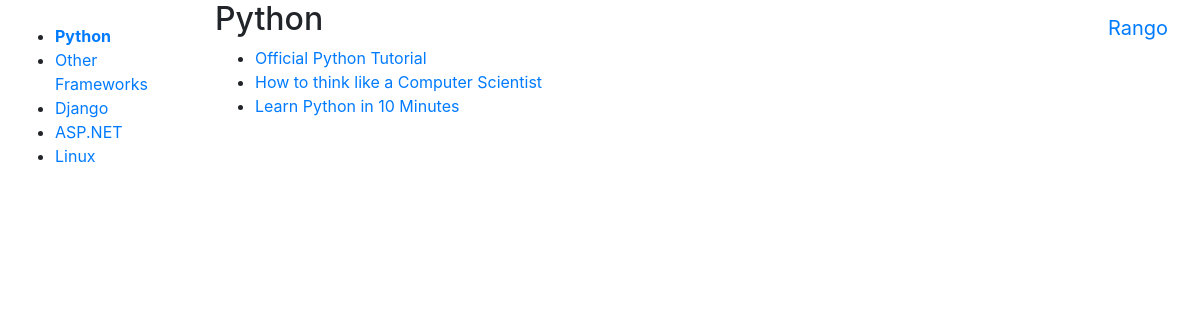
/rango/category/python/, run on an earlier commit of the app's database.
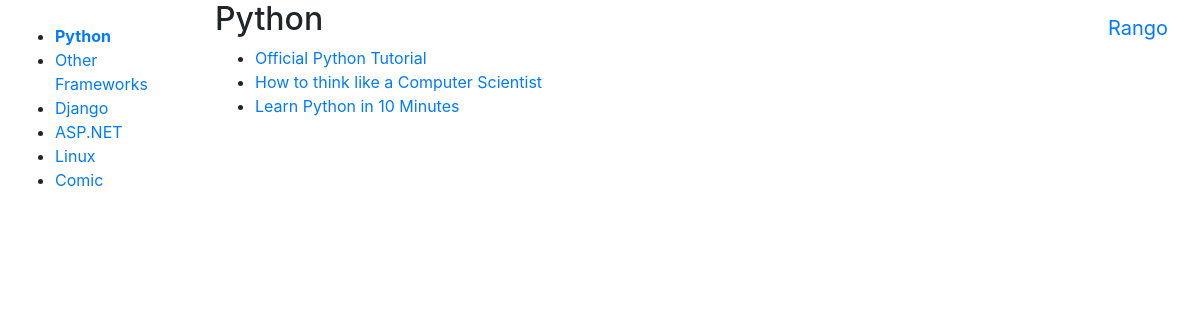
And on a later commit of the database.
### rango/models.py (models this page shows, shortened)
class Category(models.Model):
	name = models.CharField(max_length=128, unique=True)
	views = models.IntegerField(default=0)
	likes = models.IntegerField(default=0)
	slug = models.SlugField(blank=True)
	class Meta:
		verbose_name_plural = 'Categories'

class Page(models.Model):
	category = models.ForeignKey(Category)
	title = models.CharField(max_length=128)
	url = models.URLField()
	views = models.IntegerField(default=0)

### rango/views.py (the view)
def show_category(request, category_name_slug):
	context_dict = {}
	try:
		category = Category.objects.get(slug=category_name_slug)
		pages = Page.objects.filter(category=category)
		context_dict['pages'] = pages
		context_dict['category'] = category
	except Category.DoesNotExist:
		context_dict['pages'] = None
		context_dict['category'] = None
	return render(request, 'rango/category.html', context_dict)

### rango/templatetags/rango_template_tags.py (called while the page is built)
@register.inclusion_tag('rango/cats.html')
def get_category_list(cat=None):
	return {'cats': Category.objects.all(),
		'act_cat': cat}

### templates/rango/category.html (shortened to what this page needs)
{% extends 'rango/base.html' %}
{% load staticfiles %}
{% block body_block %}
	<div>
	{% if category %}
		<h2>{{ category.name }}</h2>
		{% if pages %}
		<ul>
			{% for page in pages %}
				<li><a href="{{ page.url }}">{{ page.title }}</a></li>
			{% endfor %}
		</ul>
		{% else %}
			<strong>There are no pages present</strong>
		{% endif %}
	{% else %}
		<strong>The specified category does not exist!</strong>
	{% endif %}
	</div>
{% endblock %}

### templates/rango/base.html (shortened to what this page needs)
<!DOCTYPE html>
{% load staticfiles %}
{% load rango_template_tags %}
<html lang="en"><head><meta http-equiv="Content-Type" content="text/html; charset=UTF-8">
    <link href="https://maxcdn.bootstrapcdn.com/bootstrap/4.0.0-alpha.6/css/bootstrap.min.css" rel="stylesheet">
    <link href=" http://getbootstrap.com/examples/dashboard/dashboard.css" rel="stylesheet">
  </head>
  <body>
    <nav class="navbar navbar-toggleable-md navbar-inverse fixed-top bg-inverse">
      <button class="navbar-toggler navbar-toggler-right hidden-lg-up" type="button" data-toggle="collapse" data-target="#navbarsExampleDefault" aria-controls="navbarsExampleDefault" aria-expanded="false" aria-label="Toggle navigation">
        <span class="navbar-toggler-icon"></span>
      </button>
      <a class="navbar-brand" href="#">Rango</a>
    </nav>
    <div class="container-fluid">
      <div class="row">
        <div class="col-sm-3 col-md-2 sidebar-left">
        <br>
            {% block sidebar_block %}
              {% get_category_list category %}
            {% endblock %}
      </div>
      <div class="col-sm-9 col-sm-offset-3 col-md-10 col-sm-offset-2 main">
            {% block body_block %} {% endblock %}
      </div>
      </div>
    </div>
</body></html>

### templates/rango/cats.html
<ul>
{% if cats %}
	{% for c in cats %}
		{% if c == act_cat %}
			<li>
			<strong>
				<a href="{% url 'rango:show_category' c.slug %}">{{ c.name }}</a>
			</strong>
			</li>
		{% else %}
			<li>
				<a href="{% url 'rango:show_category' c.slug %}">{{ c.name }}</a>
			</li>
		{% endif %}
	{% endfor %}
{% else %}
	<li><strong>There are no categories present.</strong></li>
{% endif %}
</ul>

What changed in the data, as far as the page shows it:
added Category: name "Comic"
